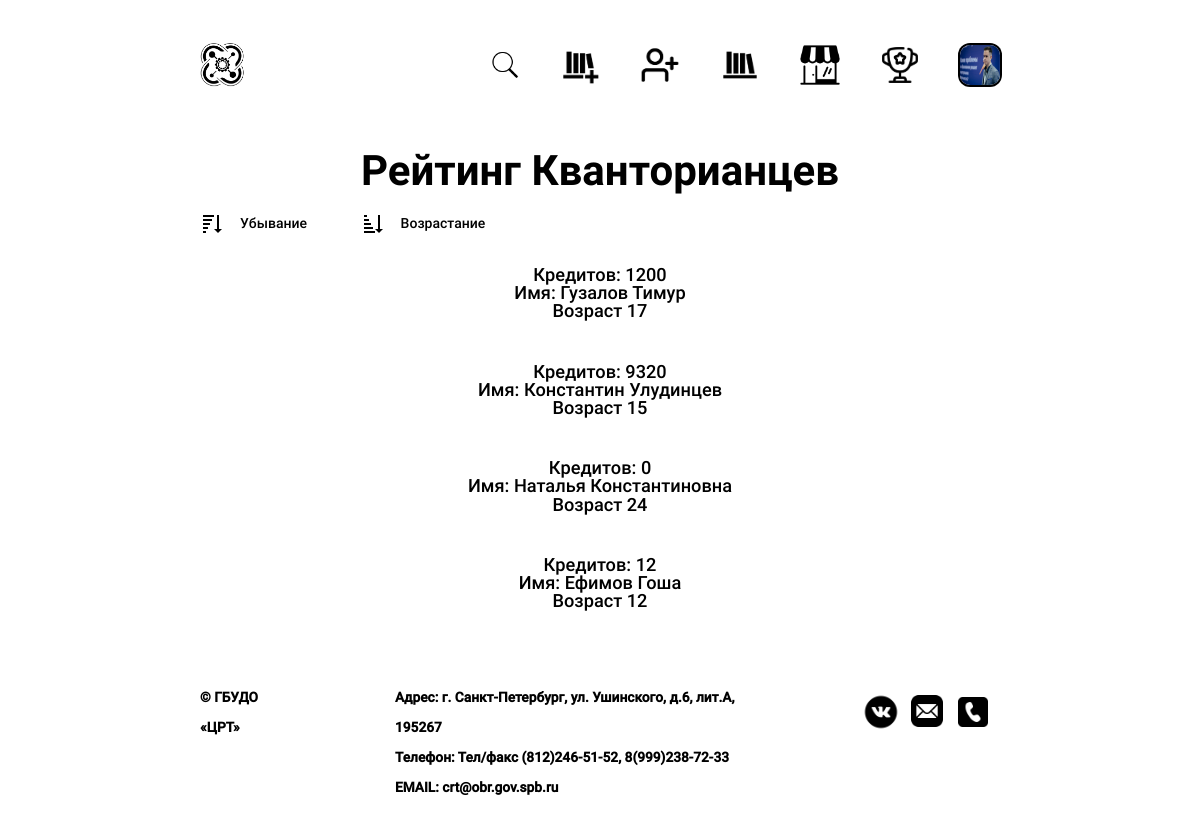
/rating/ (signed in), run on the app's committed database.
### base/models.py (models this page shows, shortened)
class Teacher(models.Model):
    name = models.CharField(max_length=80)
    photo = models.ImageField(upload_to='photos/%Y/%m/%d/')
    age = models.IntegerField()
    email = models.EmailField(max_length=200)
    time_created = models.DateTimeField(auto_now_add=True)
    login = models.CharField(max_length=40)
    password = models.CharField(max_length=40)
    size = models.CharField(max_length=10)
    favorite = models.ManyToManyField(Competitions, null=True, blank=True)
    city = models.CharField(max_length=255, default="none")
    class Meta:
        unique_together = ('email', 'login', 'password', 'age', 'name')

class Account(models.Model):
    name = models.CharField(max_length=80)
    description = models.CharField(max_length=200)
    photo = models.ImageField(upload_to='photos/%Y/%m/%d/')
    age = models.IntegerField()
    email = models.EmailField(max_length=200)
    time_created = models.DateTimeField(auto_now_add=True)
    rank = models.IntegerField(default=0)
    login = models.CharField(max_length=40)
    password = models.CharField(max_length=40)
    score = models.IntegerField(default=0)
    size = models.CharField(max_length=10)
    projects = models.ManyToManyField(Project, null=True, blank=True)
    city = models.CharField(max_length=255, default="none")
    favorite = models.ManyToManyField(Competitions, null=True, blank=True)
    class Meta:
        unique_together = ('email', 'login', 'password', 'age', 'name')

### base/views.py (the view)
# urls.py: path("rating/", views.rating, name="rating"),
def rating(request):
    if "id" in request.session:
        id_per = int(request.session['id'])
        type_acc = request.session['type']
        if type_acc=="teacher":
            tt = True
            account = Teacher.objects.get(id=id_per)
        else:
            tt = False
            account = Account.objects.get(id=id_per)
    else:
        return redirect('/login/')
    rank  = Account.objects.all().order_by("-rank")
    context = {'person': rank, "account": account, 'type': tt}
    return render(request, 'base/rating.html', context)

### base/templates/base/rating.html (shortened to what this page needs)
{% extends 'main.html' %}
{% load static %}
{% block title %}Рейтинг Кванторианцев{% endblock title %}
{% block filters %}
	<div class="filters">
		<button onclick="sortListY()" class="filter"><img src="{% static 'img/alphabet-down.png' %}" alt="">Убывание</button>
		<button onclick="sortList()" class="filter" style="height: 20px;"><img src="{% static 'img/alphabet-up.png' %}" alt="">Возрастание</button>
	</div>
{% endblock filters %}
{% block content %}
	<div class="infoblock rating_row" id="id01">
		{% for person in person %}
			{% if person.id == 2 or person.isTeacher %}
			{% else %}
			<div class="row__block" onclick="document.location.href='/account/{{person.id}}/'">
				<main>
					<h2>Кредитов: {{person.rank}}</h2>
					<h2>Имя: {{person.name}}</h2>
					<h2>Возраст {{person.age}}</h2>
				</main>
				<hr>
			</div>
			{%endif%}
		{% endfor %}
	</div>
{% endblock content %}

### templates/main.html (shortened to what this page needs)
<!DOCTYPE html>
{% load static %}
<head>
	<link href = "{% static 'fonts/stylesheet.css' %}" rel = "stylesheet" type = "text/css" >
	<link rel="stylesheet" type="text/css" href="{% static 'css/style.css' %}">
	<link rel="stylesheet" type="text/css" href="{% static 'css/style2.css' %}">
</head>
<body id="body">
	<div class="container">
		<header>
			<a href="{% url 'home' %}"><img src="{% static 'img/logo.svg' %}" class="logo"></a>
			<div class="header__buttons">
				<form {% if competition %} action="{% url 'competitions' %}" {%else%} action="{% url 'projects' %}" {% endif %}method="get" class="search" id="search">
					<button style="height: 30px; width: 30px" type="button" id="search_button"><img src="{% static 'img/search.png' %}" style="height: 30px;"  alt=""></button>
				</form>
				{% if type %}
					<a href="/addproject/"><img class="shop-avatar" style=" width: 40px; height: 40px;" src="{% static 'img/addproject.svg'%}" alt="" srcset=""></a>
					<a href="/addaccount/"><img class="shop-avatar" style=" width: 40px; height: 40px;" src="{% static 'img/addStudent.svg'%}" alt="" srcset=""></a>
				{% endif %}
				<a href="/projects/"><img class="shop-avatar" style=" width: 40px; height: 40px;" src="{% static 'img/projects.svg'%}" alt="" srcset=""></a>
				<a href="/shop/"><img class="shop-avatar" style=" width: 40px; height: 40px;" src="{% static 'img/shop_icon.png'%}" alt="" srcset=""></a>
				<a href="/competitions/"><img class="shop-avatar" style=" width: 40px; height: 40px;" src="{% static 'img/competitions.svg'%}" alt="" srcset=""></a>
				<a href="/login/">
					{% if account.photo.url %}
						<img class="account-info__avatar" style="width: 40px; height: 40px; " src="{{account.photo.url}}" alt="" srcset="">
				  	{% else %}
					 	<img class="shop-avatar" style="width: 40px; height: 40px; box-shadow: 0 0 0 2px black;" src="{% static 'img/person.png' %}" alt="" srcset="">
				  	{% endif %}</a>
			</div>
			</header>
		<h1 class="heading" style="font-family: 'RobotoBold';">{% block title %}ПРОЕКТЫ КВАНТОРИАНЦЕВ{% endblock title %}</h1>
		{% block filters %}{% endblock filters %}
		{% block content %}
		{% endblock content %}
		{% include 'footer.html' %}
	</div>
</body>

### base/static/css/style.css (style rules this page uses)
button { background-color: #00000000; }
* { color: rgb(0, 0, 0); font-family: 'BankGothic RUSS'; font-weight: 500; font-style: normal; padding: 0; margin: 0; border: 0; }
*,*:before,*:after { -moz-box-sizing: border-box; -webkit-box-sizing: border-box; box-sizing: border-box; }
nav,footer,header,aside { display: block; }
html,body { background-color: rgb(255, 255, 255); height: 100%; width: 100%; font-size: 100%; line-height: 1; font-size: 14px; -ms-text-size-adjust: 100%; -moz-text-size-adjust: 100%; -webkit-text-size-adjust: 100%; }
input,button,textarea { font-family:inherit; }
button { cursor: pointer; }
a, a:visited { background-color: #00000000 ;text-decoration: none; }
img { vertical-align: top;pointer-events: none; }
h1,h2,h3,h4,h5,h6 { font-size:inherit;font-weight: 400; }
.container { margin: 10px 220px 0; }
header { justify-content: space-between; display: flex; padding: 20px 0 0 0; margin: 0; color: rgb(0, 0, 0); }
.logo { height: 113px; }
.header__buttons { display: flex; flex-direction: row; align-items: center; }
.header__buttons * { margin-left: calc(var(--index) * 1); }
.heading { background-color: rgba(0, 0, 0, 0); -webkit-animation-duration: 1s; animation-duration: 1s; -webkit-animation-fill-mode: both; animation-fill-mode: both; -webkit-animation-name: fadeOut; animation-name: fadeOut; padding-top: 50px; text-align: center; font-size: 3em; }
.filters { position: relative; z-index: 999; -webkit-animation-duration: 1.05s; animation-duration: 1.05s; -webkit-animation-fill-mode: both; animation-fill-mode: both; -webkit-animation-name: fadeOut; animation-name: fadeOut; text-align: left; padding: 20px 0 10px 0; }
.filter { position: relative; cursor: pointer; font-size: 14px; margin: 0 50px 0 0; display: inline-block; }
.filter > img { margin-right: 16px; vertical-align: middle; height: 24px; }
.filter::after { display: block; position: absolute; left: 0; width: 0; height: 2px; margin-top: -5px; margin-left: 40px; background-color: #000000; content: ""; transition: width 0.3s ease-out; }
a { z-index: 7; opacity: 1; position: relative; background-color: rgba(0, 0, 0, 0); font-size: 130%; margin: 10px 0; }
h2 { z-index: 7; opacity: 1; position: relative; background-color: rgba(0, 0, 0, 0); font-size: 130%; margin: 10px auto; }
.infoblock { margin-top: 10px; display: flex; justify-content: center; flex-wrap: wrap; }
@media (max-width: 1440px) { .container { margin: 10px 200px 0; } }

### base/static/css/style2.css (style rules this page uses)
* { padding: 0; margin: 0; box-sizing: border-box; font-family: 'RobotoMedium'; color: black; }
.logo { height: 50px; }
.heading { background-color: rgba(0, 0, 0, 0); -webkit-animation-duration: 1s; animation-duration: 1s; -webkit-animation-fill-mode: both; animation-fill-mode: both; -webkit-animation-name: fadeOut; animation-name: fadeOut; padding-top: 50px; text-align: center; font-size: 3em; }
.search { z-index: 9999; position: relative; left: 0; display: flex; align-items: center; transition: 0.4s; }
#search_button { transform: rotate(0deg); transition: 0.3s; margin-left: 0; }
.search > button > img { margin-left: 0; }
.account-info__avatar { box-shadow: 0 0 0 2px rgb(0, 0, 0); width: calc(var(--index) * 12); max-width: 300px; border-radius: 10px; }
.rating_row { transform: translateY(100px); opacity: .6; display: block; }
.row__block { border: 0; height: auto; max-width: none; cursor: pointer; width: 100%; padding: 10px; transition: .4s ease; }
.row__block main { background-color: #ffffff00; display: flex; flex-direction: row; justify-content: space-around; }
.rating_row.element-show { -webkit-animation-duration: 1.1s; animation-duration: 1.1s; -webkit-animation-fill-mode: both; animation-fill-mode: both; -webkit-animation-name: fadeOut; animation-name: fadeOut; opacity: 1; transform: translateY(0px); }
.row__block h2 { display: inline-block; text-align: center; }
.rating_row hr { margin: calc(10px + var(--index) * .5) auto 0; border: 1px solid white; width: 50%; transition: .4s; }
@media (max-width: 1440px) { .container { margin: 10px 200px 0; } }
@media (max-width: 1440px) { .row__block main { flex-direction: column; text-align: center; } }
@media (max-width: 1440px) { .row__block main h2 { margin: 0; } }

### data on the page
Teacher: photo (picture)
Account: rank "9320", name "Константин Улудинцев", age "15"
Account: rank "1200", name "Гузалов Тимур", age "17"
Account: rank "12", name "Ефимов Гоша", age "12"
Account: rank "0", name "Наталья Константиновна", age "24"
